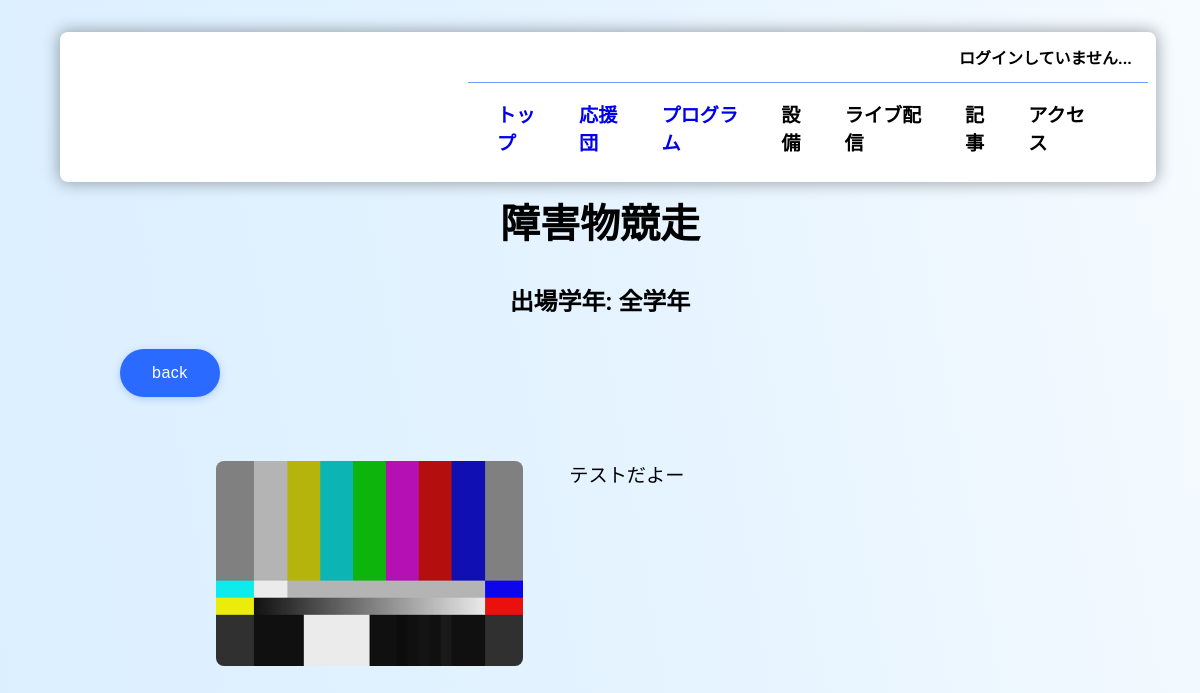
The app's page /program/4/ with its own data.
### main/models.py (models this page shows, shortened)
class Program(models.Model):
    MORNING = 'AM'
    AFTERNOON = 'PM'
    SESSION_CHOICES = [
        (MORNING, '午前の部'),
        (AFTERNOON, '午後の部'),
    ]
    session = models.CharField(max_length=2, choices=SESSION_CHOICES)
    number = models.PositiveIntegerField()
    name = models.CharField(max_length=100)
    GRADE_CHOICES = [
        ('中1', '中学１年'),
        ('中2', '中学２年'),
        ('中3', '中学３年'),
        ('高1', '高校１年'),
        ('高2', '高校２年'),
        ('高3', '高校３年'),
        ('高女', '高校生女子'),
        ('全学年', '全学年'),
        ('全団', '全団'),
    ]
    grades = models.JSONField(default=list)  # 複数選択をJSONで保存
    description = models.TextField(blank=True)
    image = models.ImageField(upload_to='program_images/', blank=True, null=True)
    class Meta:
        ordering = ['session', 'number']  # デフォルト並び順

### main/views.py (the view)
# urls.py: path('program/<int:number>/', views.program_detail, name='program_detail'),
def program_detail(request, number):
    program = get_object_or_404(Program, number=number)
    return render(request, 'main/program_detail.html', {
        'program': program
    })

### main/templates/main/program_detail.html (shortened to what this page needs)
{% extends "main/base.html" %}
{% load static %}
{% block extra_css %}
<link rel="stylesheet" href="{% static 'main/base.css' %}">
<link rel="stylesheet" href="{% static 'main/program.css' %}">
{% endblock %}
{% block content %}
<div class="header_mini"></div>
<section>
<h2>{{ program.name }}</h2>
<h3 style="text-align: center;">出場学年: {{ program.grades|join:", " }}</h3>
<a href="{% url 'program_list' %}"><button class="button_jump1">back</button></a>
  <div class="program-content">
    {% if program.image %}
    <div class="program-image">
      <img src="{{ program.image.url }}" alt="{{ program.name }}">
    </div>
    {% endif %}
    <div class="program-description">
      <p>{{ program.description }}</p>
    </div>
  </div>
</section>
{% endblock %}

### main/static/main/base.css (style rules this page uses)
body { --background-color: linear-gradient(80deg,#dbefff,#e4f3ff,#f6fbff); --color: #000; --theme-color1: #2b6aff; --theme-color2: #709bff; --card-color: #ffffffee; --title-font: "Shippori Mincho"; --text-font: "Zen Kaku Gothic New"; }
body { background: var(--background-color); color: var(--color); width: 100svw; height:100svh; font-size: 15px; margin: 0; padding: 0; overflow-y: scroll; }
.header_mini { width: 100%; height: 10rem; }
section { width: 80%; margin-left: auto; margin-right: auto; }
h2 { font-size: 2.5rem; font-family: var(--title-font); font-weight: 600; text-align: center; margin: 2rem; font-family: var(--title-font); }
h3 { font-size: 1.5rem; font-family: var(--title-font); font-weight: 600; text-align: center; margin: 2rem; font-family: var(--title-font); }
p { font-family: var(--text-font); margin: 0; }
a { text-decoration: none; }
.button_jump1 { --text: #fff; --font-size: 16px; --duration: .5s; --move-hover: -4px; --shadow: 0 2px 8px -1px rgba(39, 94, 254, .32); --shadow-hover: 0 4px 20px -2px rgba(39, 94, 254, .5); padding: 16px 32px; font-weight: 500; line-height: var(--font-size); border-radius: 24px; outline: none; border: none; cursor: pointer; text-decoration: none; font-size: var(--font-size); letter-spacing: .5px; background: var(--theme-color1); color: var(--text); box-shadow: var(--shadow); transform: translateY(var(--y, 0)); transition: transform var(--duration) ease, box-shadow var(--duration) ease; -webkit-tap-highlight-color: transparent; overflow: hidden; }

### main/static/main/program.css (style rules this page uses)
.program-content { width: 80%; margin-left: auto; margin-right: auto; margin-top: 4rem; margin-bottom: 4rem; display: flex; align-items: flex-start; gap: 6%; flex-wrap: wrap; }
.program-image { flex: 0 0 40%; }
.program-image img { width: 100%; height: auto; border-radius: .5rem; aspect-ratio: 3/2; }
.program-description { flex: 0 0 54%; font-size: 1.2rem; line-height: 1.6; word-wrap: break-word; word-break: break-word; white-space: normal; }

### records on screen
Program: name "障害物競走", grades "全学年", image (picture), description "テストだよー"
